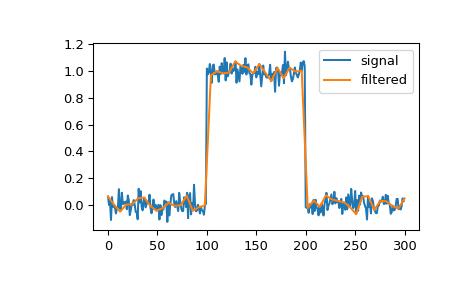

This figure's Python source:
# We can filter a signal to reduce and smooth out high-frequency noise with
# a quadratic spline:

import matplotlib.pyplot as plt
from scipy.signal import qspline1d, qspline1d_eval
rng = np.random.default_rng()
sig = np.repeat([0., 1., 0.], 100)
sig += rng.standard_normal(len(sig))*0.05  # add noise
time = np.linspace(0, len(sig))
filtered = qspline1d_eval(qspline1d(sig), time)
plt.plot(sig, label="signal")
plt.plot(time, filtered, label="filtered")
plt.legend()
plt.show()
